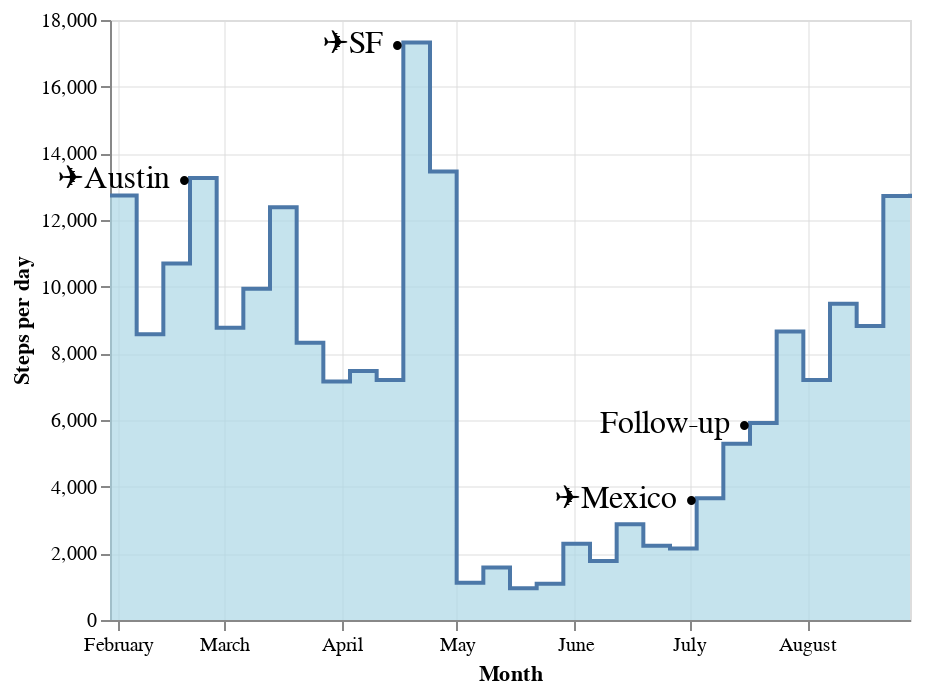

The code cell stored with this chart in its notebook:
### Code cell
def clean_timeseries(df, freq='5s', agg='mean'):
    df = df.set_index(df.datetime)
    df.value = df.value.astype(float)
    if agg == 'mean':
        df = df.resample(freq).mean().reset_index()
    elif agg == 'sum':
        df = df.resample(freq).sum().reset_index()
    df = df.interpolate('pad', limit=120)
    return df

df_ = df_long[(df_long.datetime >= '2022-01-28 00:00') & (df_long.datetime <= '2022-08-28 00:00')]

df_plot = df_[df_.field == 'steps']
df_plot = df_plot.set_index(df_plot.datetime)
df_plot.value = df_plot.value.astype(dtype=float)
df_plot = df_plot.resample('1d', offset='1h').max()
df_plot = df_plot.resample('1w').mean().reset_index()

#df_plot = clean_timeseries(df_plot, '1d', agg='mean')

df_plot['textright'] = ''
df_plot['textleft'] = ''
df_plot.loc[df_plot.value == df_plot.value.max(), 'textright'] = '✈️SF •'
df_plot.loc[df_plot.datetime == '2022-02-20', 'textright'] = '✈️Austin •'
df_plot.loc[df_plot.datetime == '2022-07-03', 'textright'] = '✈️Mexico •'
df_plot.loc[df_plot.datetime == '2022-07-17', 'textright'] = 'Follow-up •'

chart = alt.Chart(df_plot)
(chart.mark_area(
    color="lightblue",
    interpolate='step-after',
    line=True,
).encode(
    x=alt.X('datetime', axis=alt.Axis(title='Month')),
    y=alt.Y('value', scale=alt.Scale(domain=((0, 18000))), axis=alt.Axis(title='Steps per day'))
) + 
 chart.mark_text(align='right', size=16).encode(x='datetime', y='value', text='textright') + 
 chart.mark_text(align='left', size=16).encode(x='datetime', y='value', text='textleft')).configure(
    background='white',
).configure_axis(gridOpacity=.5, labelColor='black')

### Figure 1 — Vega-Lite specification as saved in the notebook (floating-point values rounded to 4 significant figures)
{"usermeta": {"embedOptions": {"theme": "fivethirtyeight"}}, "config": {"view": {"continuousWidth": 400, "continuousHeight": 300}, "axis": {"gridOpacity": 0.5, "labelColor": "black"}, "background": "white"}, "layer": [{"mark": {"type": "area", "color": "lightblue", "interpolate": "step-after", "line": true}, "encoding": {"x": {"axis": {"title": "Month"}, "field": "datetime", "type": "temporal"}, "y": {"axis": {"title": "Steps per day"}, "field": "value", "scale": {"domain": [0, 18000]}, "type": "quantitative"}}}, {"mark": {"type": "text", "align": "right", "size": 16}, "encoding": {"text": {"field": "textright", "type": "nominal"}, "x": {"field": "datetime", "type": "temporal"}, "y": {"field": "value", "type": "quantitative"}}}, {"mark": {"type": "text", "align": "left", "size": 16}, "encoding": {"text": {"field": "textleft", "type": "nominal"}, "x": {"field": "datetime", "type": "temporal"}, "y": {"field": "value", "type": "quantitative"}}}], "data": {"name": "data-323c2e109c774cf40a1032b021258a0f"}, "$schema": "https://vega.github.io/schema/vega-lite/v4.17.0.json", "datasets": {"data-323c2e109c774cf40a1032b021258a0f": [{"datetime": "2022-01-30T00:00:00", "timestamp": 1012000000.0, "value": 12740.0, "textright": "", "textleft": ""}, {"datetime": "2022-02-06T00:00:00", "timestamp": 1013000000.0, "value": 8573.0, "textright": "", "textleft": ""}, {"datetime": "2022-02-13T00:00:00", "timestamp": 1013000000.0, "value": 10700.0, "textright": "", "textleft": ""}, {"datetime": "2022-02-20T00:00:00", "timestamp": 1014000000.0, "value": 13260.0, "textright": "✈️Austin •", "textleft": ""}, {"datetime": "2022-02-27T00:00:00", "timestamp": 1015000000.0, "value": 8769.0, "textright": "", "textleft": ""}, {"datetime": "2022-03-06T00:00:00", "timestamp": 1015000000.0, "value": 9940.0, "textright": "", "textleft": ""}, {"datetime": "2022-03-13T00:00:00", "timestamp": 1016000000.0, "value": 12380.0, "textright": "", "textleft": ""}, {"datetime": "2022-03-20T00:00:00", "timestamp": 1017000000.0, "value": 8318.0, "textright": "", "textleft": ""}, {"datetime": "2022-03-27T00:00:00", "timestamp": 1017000000.0, "value": 7151.0, "textright": "", "textleft": ""}, {"datetime": "2022-04-03T00:00:00", "timestamp": 1018000000.0, "value": 7472.0, "textright": "", "textleft": ""}, {"datetime": "2022-04-10T00:00:00", "timestamp": 1018000000.0, "value": 7203.0, "textright": "", "textleft": ""}, {"datetime": "2022-04-17T00:00:00", "timestamp": 1019000000.0, "value": 17320.0, "textright": "✈️SF •", "textleft": ""}, {"datetime": "2022-04-24T00:00:00", "timestamp": 1020000000.0, "value": 13460.0, "textright": "", "textleft": ""}, {"datetime": "2022-05-01T00:00:00", "timestamp": 1020000000.0, "value": 1117.0, "textright": "", "textleft": ""}, {"datetime": "2022-05-08T00:00:00", "timestamp": 1021000000.0, "value": 1578.0, "textright": "", "textleft": ""}, {"datetime": "2022-05-15T00:00:00", "timestamp": 1021000000.0, "value": 950.5, "textright": "", "textleft": ""}, {"datetime": "2022-05-22T00:00:00", "timestamp": 1022000000.0, "value": 1086.0, "textright": "", "textleft": ""}, {"datetime": "2022-05-29T00:00:00", "timestamp": 1023000000.0, "value": 2284.0, "textright": "", "textleft": ""}, {"datetime": "2022-06-05T00:00:00", "timestamp": 1023000000.0, "value": 1770.0, "textright": "", "textleft": ""}, {"datetime": "2022-06-12T00:00:00", "timestamp": 1024000000.0, "value": 2875.0, "textright": "", "textleft": ""}, {"datetime": "2022-06-19T00:00:00", "timestamp": 1024000000.0, "value": 2227.0, "textright": "", "textleft": ""}, {"datetime": "2022-06-26T00:00:00", "timestamp": 1025000000.0, "value": 2144.0, "textright": "", "textleft": ""}, {"datetime": "2022-07-03T00:00:00", "timestamp": 1026000000.0, "value": 3654.0, "textright": "✈️Mexico •", "textleft": ""}, {"datetime": "2022-07-10T00:00:00", "timestamp": 1026000000.0, "value": 5286.0, "textright": "", "textleft": ""}, {"datetime": "2022-07-17T00:00:00", "timestamp": 1027000000.0, "value": 5909.0, "textright": "Follow-up •", "textleft": ""}, {"datetime": "2022-07-24T00:00:00", "timestamp": 1027000000.0, "value": 8656.0, "textright": "", "textleft": ""}, {"datetime": "2022-07-31T00:00:00", "timestamp": 1028000000.0, "value": 7198.0, "textright": "", "textleft": ""}, {"datetime": "2022-08-07T00:00:00", "timestamp": 1029000000.0, "value": 9484.0, "textright": "", "textleft": ""}, {"datetime": "2022-08-14T00:00:00", "timestamp": 1029000000.0, "value": 8821.0, "textright": "", "textleft": ""}, {"datetime": "2022-08-21T00:00:00", "timestamp": 1030000000.0, "value": 12720.0, "textright": "", "textleft": ""}, {"datetime": "2022-08-28T00:00:00", "timestamp": 1030000000.0, "value": 12790.0, "textright": "", "textleft": ""}]}}
